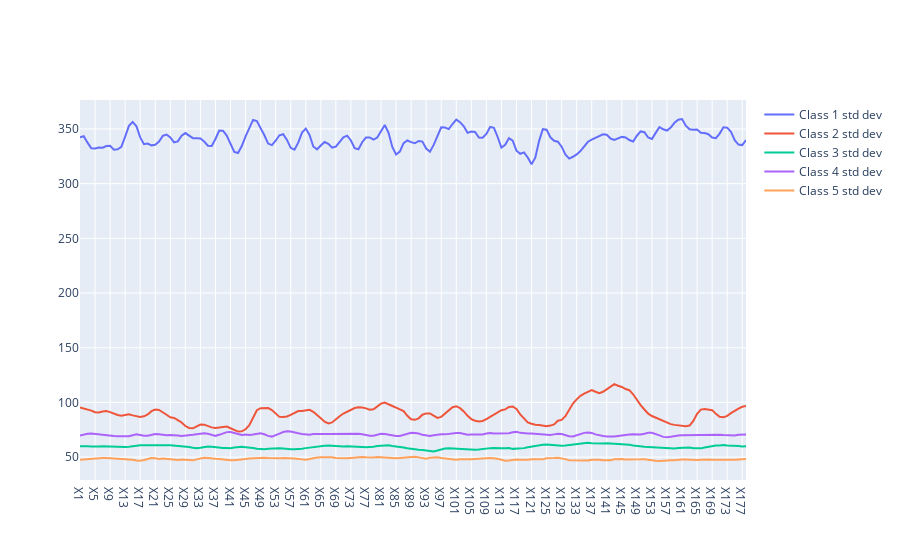

The code cell stored with this chart in its notebook:
### Code cell
# Create traces
#Plot line graph using standard deviation for every timestamp, for the different classes
import plotly.graph_objects as go
fig = go.Figure()
fig.add_trace(go.Scatter(x=std_dev_DF.index, y=std_dev_DF['Class 1 std dev'],mode='lines',name='Class 1 std dev'))
fig.add_trace(go.Scatter(x=std_dev_DF.index, y=std_dev_DF['Class 2 std dev'],mode='lines',name='Class 2 std dev'))
fig.add_trace(go.Scatter(x=std_dev_DF.index, y=std_dev_DF['Class 3 std dev'],mode='lines',name='Class 3 std dev'))
fig.add_trace(go.Scatter(x=std_dev_DF.index, y=std_dev_DF['Class 4 std dev'],mode='lines',name='Class 4 std dev'))
fig.add_trace(go.Scatter(x=std_dev_DF.index, y=std_dev_DF['Class 5 std dev'],mode='lines',name='Class 5 std dev'))
fig.show()

### Figure 1 — Plotly figure (JSON) as saved in the notebook; plotly's stock layout.template omitted (floating-point values rounded to 4 significant figures; data arrays with more than 128 entries replaced by an {"elided": "..."} marker saying what was removed)
{"data": [{"mode": "lines", "name": "Class 1 std dev", "type": "scatter", "x": {"elided": "178 str values"}, "y": {"elided": "178 float values"}}, {"mode": "lines", "name": "Class 2 std dev", "type": "scatter", "x": {"elided": "178 str values"}, "y": {"elided": "178 float values"}}, {"mode": "lines", "name": "Class 3 std dev", "type": "scatter", "x": {"elided": "178 str values"}, "y": {"elided": "178 float values"}}, {"mode": "lines", "name": "Class 4 std dev", "type": "scatter", "x": {"elided": "178 str values"}, "y": {"elided": "178 float values"}}, {"mode": "lines", "name": "Class 5 std dev", "type": "scatter", "x": {"elided": "178 str values"}, "y": {"elided": "178 float values"}}], "layout": {}}
